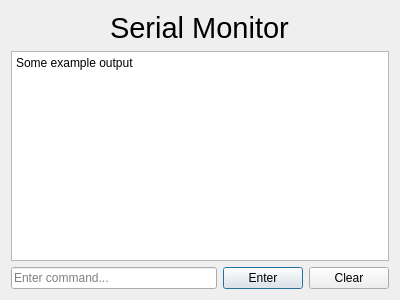
<?xml version="1.0" encoding="UTF-8"?>
<ui version="4.0">
 <class>SerialMonitor</class>
 <widget class="QDialog" name="SerialMonitor">
  <property name="geometry">
   <rect>
    <x>0</x>
    <y>0</y>
    <width>400</width>
    <height>300</height>
   </rect>
  </property>
  <property name="windowTitle">
   <string>Serial Monitor</string>
  </property>
  <property name="windowIcon">
   <iconset resource="../icons/menu_icons.qrc">
    <normaloff>:/icons/monitor.png</normaloff>:/icons/monitor.png</iconset>
  </property>
  <layout class="QVBoxLayout" name="verticalLayout">
   <item alignment="Qt::AlignHCenter">
    <widget class="QLabel" name="label">
     <property name="sizePolicy">
      <sizepolicy hsizetype="Expanding" vsizetype="Fixed">
       <horstretch>0</horstretch>
       <verstretch>0</verstretch>
      </sizepolicy>
     </property>
     <property name="font">
      <font>
       <family>Liberation Sans</family>
       <pointsize>22</pointsize>
      </font>
     </property>
     <property name="text">
      <string>Serial Monitor</string>
     </property>
     <property name="alignment">
      <set>Qt::AlignLeading|Qt::AlignLeft|Qt::AlignTop</set>
     </property>
     <property name="wordWrap">
      <bool>false</bool>
     </property>
    </widget>
   </item>
   <item>
    <widget class="QTextBrowser" name="textBrowser">
     <property name="sizePolicy">
      <sizepolicy hsizetype="Expanding" vsizetype="Expanding">
       <horstretch>0</horstretch>
       <verstretch>0</verstretch>
      </sizepolicy>
     </property>
     <property name="html">
      <string>&lt;!DOCTYPE HTML PUBLIC &quot;-//W3C//DTD HTML 4.0//EN&quot; &quot;http://www.w3.org/TR/REC-html40/strict.dtd&quot;&gt;
&lt;html&gt;&lt;head&gt;&lt;meta name=&quot;qrichtext&quot; content=&quot;1&quot; /&gt;&lt;meta charset=&quot;utf-8&quot; /&gt;&lt;style type=&quot;text/css&quot;&gt;
p, li { white-space: pre-wrap; }
hr { height: 1px; border-width: 0; }
li.unchecked::marker { content: &quot;\2610&quot;; }
li.checked::marker { content: &quot;\2612&quot;; }
&lt;/style&gt;&lt;/head&gt;&lt;body style=&quot; font-family:'Sans Serif'; font-size:9pt; font-weight:400; font-style:normal;&quot;&gt;
&lt;p style=&quot; margin-top:0px; margin-bottom:0px; margin-left:0px; margin-right:0px; -qt-block-indent:0; text-indent:0px;&quot;&gt;Some example output&lt;/p&gt;&lt;/body&gt;&lt;/html&gt;</string>
     </property>
    </widget>
   </item>
   <item>
    <layout class="QHBoxLayout" name="horizontalLayout">
     <item>
      <widget class="QLineEdit" name="lineEdit">
       <property name="sizePolicy">
        <sizepolicy hsizetype="Expanding" vsizetype="Fixed">
         <horstretch>0</horstretch>
         <verstretch>0</verstretch>
        </sizepolicy>
       </property>
       <property name="placeholderText">
        <string>Enter command...</string>
       </property>
      </widget>
     </item>
     <item>
      <widget class="QPushButton" name="pushButton">
       <property name="sizePolicy">
        <sizepolicy hsizetype="Minimum" vsizetype="Minimum">
         <horstretch>0</horstretch>
         <verstretch>0</verstretch>
        </sizepolicy>
       </property>
       <property name="text">
        <string>Enter</string>
       </property>
      </widget>
     </item>
     <item>
      <widget class="QPushButton" name="pushButton_2">
       <property name="sizePolicy">
        <sizepolicy hsizetype="Minimum" vsizetype="Minimum">
         <horstretch>0</horstretch>
         <verstretch>0</verstretch>
        </sizepolicy>
       </property>
       <property name="text">
        <string>Clear</string>
       </property>
      </widget>
     </item>
    </layout>
   </item>
  </layout>
 </widget>
 <resources>
  <include location="../icons/menu_icons.qrc"/>
 </resources>
 <connections/>
</ui>
